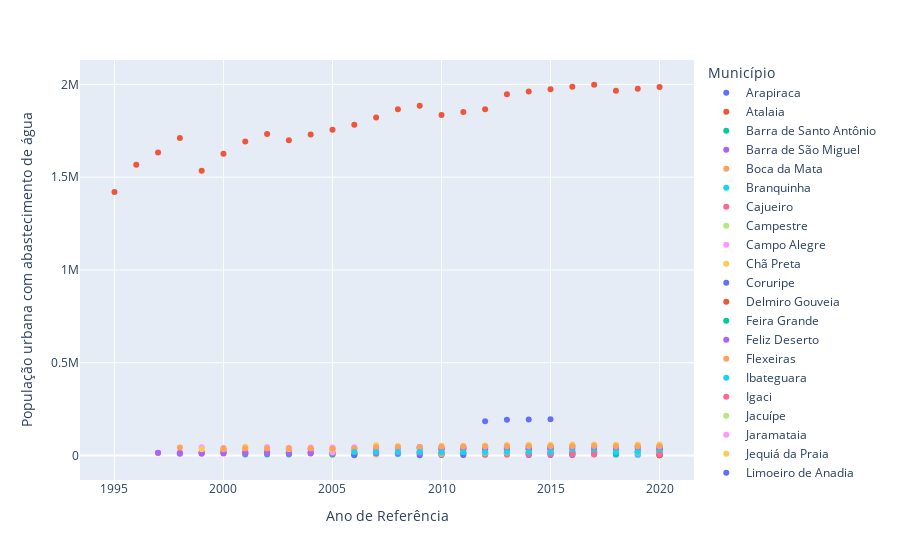

The notebook cell this image was saved under:
### Code cell
px.scatter(data_frame = df_AL, 
           x='Ano de Referência', 
           y='G06A - População urbana residente do(s) município(s) com abastecimento de água', 
           color = 'Município',
           labels = {'G06A - População urbana residente do(s) município(s) com abastecimento de água': 'População urbana com abastecimento de água'})

### Figure 1 — Plotly figure (JSON) as saved in the notebook; plotly's stock layout.template omitted (floating-point values rounded to 4 significant figures)
{"data": [{"hovertemplate": "Município=Arapiraca<br>Ano de Referência=%{x}<br>População urbana com abastecimento de água=%{y}<extra></extra>", "legendgroup": "Arapiraca", "marker": {"color": "#636efa", "symbol": "circle"}, "mode": "markers", "name": "Arapiraca", "orientation": "v", "showlegend": true, "type": "scatter", "x": [2012, 2013, 2014, 2015], "xaxis": "x", "y": [184987, 193043, 194475, 195937], "yaxis": "y"}, {"hovertemplate": "Município=Atalaia<br>Ano de Referência=%{x}<br>População urbana com abastecimento de água=%{y}<extra></extra>", "legendgroup": "Atalaia", "marker": {"color": "#EF553B", "symbol": "circle"}, "mode": "markers", "name": "Atalaia", "orientation": "v", "showlegend": true, "type": "scatter", "x": [1999, 2000, 2001, 2002, 2003, 2004, 2006, 2007, 2020], "xaxis": "x", "y": [16932, 17889, 19839, 21000, 18220, 18400, 18600, 24794, 23999], "yaxis": "y"}, {"hovertemplate": "Município=Barra de Santo Antônio<br>Ano de Referência=%{x}<br>População urbana com abastecimento de água=%{y}<extra></extra>", "legendgroup": "Barra de Santo Antônio", "marker": {"color": "#00cc96", "symbol": "circle"}, "mode": "markers", "name": "Barra de Santo Antônio", "orientation": "v", "showlegend": true, "type": "scatter", "x": [2013], "xaxis": "x", "y": [14309], "yaxis": "y"}, {"hovertemplate": "Município=Barra de São Miguel<br>Ano de Referência=%{x}<br>População urbana com abastecimento de água=%{y}<extra></extra>", "legendgroup": "Barra de São Miguel", "marker": {"color": "#ab63fa", "symbol": "circle"}, "mode": "markers", "name": "Barra de São Miguel", "orientation": "v", "showlegend": true, "type": "scatter", "x": [2012], "xaxis": "x", "y": [6677], "yaxis": "y"}, {"hovertemplate": "Município=Boca da Mata<br>Ano de Referência=%{x}<br>População urbana com abastecimento de água=%{y}<extra></extra>", "legendgroup": "Boca da Mata", "marker": {"color": "#FFA15A", "symbol": "circle"}, "mode": "markers", "name": "Boca da Mata", "orientation": "v", "showlegend": true, "type": "scatter", "x": [1999, 2000, 2001, 2002, 2003, 2004, 2005, 2006, 2007, 2009, 2010, 2012, 2013, 2014, 2015, 2016, 2017, 2018, 2019, 2020], "xaxis": "x", "y": [16385, 15412, 15412, 18000, 15815, 16081, 16228, 16374, 16495, 17076, 17450, 17608, 18329, 18404, 18549, 18616, 18678, 18392, 18469, 18520], "yaxis": "y"}, {"hovertemplate": "Município=Branquinha<br>Ano de Referência=%{x}<br>População urbana com abastecimento de água=%{y}<extra></extra>", "legendgroup": "Branquinha", "marker": {"color": "#19d3f3", "symbol": "circle"}, "mode": "markers", "name": "Branquinha", "orientation": "v", "showlegend": true, "type": "scatter", "x": [2005, 2006, 2007, 2008], "xaxis": "x", "y": [6872, 7048, 6830, 7030], "yaxis": "y"}, {"hovertemplate": "Município=Cajueiro<br>Ano de Referência=%{x}<br>População urbana com abastecimento de água=%{y}<extra></extra>", "legendgroup": "Cajueiro", "marker": {"color": "#FF6692", "symbol": "circle"}, "mode": "markers", "name": "Cajueiro", "orientation": "v", "showlegend": true, "type": "scatter", "x": [1997, 1998, 1999, 2000, 2001, 2002, 2003, 2004, 2005, 2006, 2007, 2008, 2009, 2010, 2011, 2012, 2013, 2014, 2015, 2016, 2017, 2018, 2019, 2020], "xaxis": "x", "y": [14304, 14304, 14304, 14051, 14750, 14750, 14134, 14192, 14223, 14255, 16024, 16498, 16622, 16484, 16574, 16659, 17349, 17172, 17248, 17319, 17386, 17118, 17175, 17229], "yaxis": "y"}, {"hovertemplate": "Município=Campestre<br>Ano de Referência=%{x}<br>População urbana com abastecimento de água=%{y}<extra></extra>", "legendgroup": "Campestre", "marker": {"color": "#B6E880", "symbol": "circle"}, "mode": "markers", "name": "Campestre", "orientation": "v", "showlegend": true, "type": "scatter", "x": [2016, 2017, 2018, 2020], "xaxis": "x", "y": [5879, 5898, 5809, 5839], "yaxis": "y"}, {"hovertemplate": "Município=Campo Alegre<br>Ano de Referência=%{x}<br>População urbana com abastecimento de água=%{y}<extra></extra>", "legendgroup": "Campo Alegre", "marker": {"color": "#FF97FF", "symbol": "circle"}, "mode": "markers", "name": "Campo Alegre", "orientation": "v", "showlegend": true, "type": "scatter", "x": [2009, 2010, 2011, 2012, 2013, 2014, 2016, 2017, 2018, 2019, 2020], "xaxis": "x", "y": [19375, 22161, 22496, 22820, 24056, 24341, 24861, 25097, 24674, 24885, 25092], "yaxis": "y"}, {"hovertemplate": "Município=Chã Preta<br>Ano de Referência=%{x}<br>População urbana com abastecimento de água=%{y}<extra></extra>", "legendgroup": "Chã Preta", "marker": {"color": "#FECB52", "symbol": "circle"}, "mode": "markers", "name": "Chã Preta", "orientation": "v", "showlegend": true, "type": "scatter", "x": [2005, 2006, 2007, 2010, 2011, 2020], "xaxis": "x", "y": [3543, 3520, 3685, 4488, 4488, 4592], "yaxis": "y"}, {"hovertemplate": "Município=Coruripe<br>Ano de Referência=%{x}<br>População urbana com abastecimento de água=%{y}<extra></extra>", "legendgroup": "Coruripe", "marker": {"color": "#636efa", "symbol": "circle"}, "mode": "markers", "name": "Coruripe", "orientation": "v", "showlegend": true, "type": "scatter", "x": [2009, 2011, 2012, 2013, 2014, 2015, 2016, 2017, 2018, 2019, 2020], "xaxis": "x", "y": [44639, 46561, 47009, 49150, 49596, 50018, 50414, 50784, 49957, 50285, 50604], "yaxis": "y"}, {"hovertemplate": "Município=Delmiro Gouveia<br>Ano de Referência=%{x}<br>População urbana com abastecimento de água=%{y}<extra></extra>", "legendgroup": "Delmiro Gouveia", "marker": {"color": "#EF553B", "symbol": "circle"}, "mode": "markers", "name": "Delmiro Gouveia", "orientation": "v", "showlegend": true, "type": "scatter", "x": [2010, 2011, 2012, 2013, 2014, 2015, 2020], "xaxis": "x", "y": [34854, 35142, 35419, 36958, 37211, 37681, 37873], "yaxis": "y"}, {"hovertemplate": "Município=Feira Grande<br>Ano de Referência=%{x}<br>População urbana com abastecimento de água=%{y}<extra></extra>", "legendgroup": "Feira Grande", "marker": {"color": "#00cc96", "symbol": "circle"}, "mode": "markers", "name": "Feira Grande", "orientation": "v", "showlegend": true, "type": "scatter", "x": [2020], "xaxis": "x", "y": [3559], "yaxis": "y"}, {"hovertemplate": "Município=Feliz Deserto<br>Ano de Referência=%{x}<br>População urbana com abastecimento de água=%{y}<extra></extra>", "legendgroup": "Feliz Deserto", "marker": {"color": "#ab63fa", "symbol": "circle"}, "mode": "markers", "name": "Feliz Deserto", "orientation": "v", "showlegend": true, "type": "scatter", "x": [2012, 2019, 2020], "xaxis": "x", "y": [3591, 3809, 3829], "yaxis": "y"}, {"hovertemplate": "Município=Flexeiras<br>Ano de Referência=%{x}<br>População urbana com abastecimento de água=%{y}<extra></extra>", "legendgroup": "Flexeiras", "marker": {"color": "#FFA15A", "symbol": "circle"}, "mode": "markers", "name": "Flexeiras", "orientation": "v", "showlegend": true, "type": "scatter", "x": [2014, 2020], "xaxis": "x", "y": [8385, 8331], "yaxis": "y"}, {"hovertemplate": "Município=Ibateguara<br>Ano de Referência=%{x}<br>População urbana com abastecimento de água=%{y}<extra></extra>", "legendgroup": "Ibateguara", "marker": {"color": "#19d3f3", "symbol": "circle"}, "mode": "markers", "name": "Ibateguara", "orientation": "v", "showlegend": true, "type": "scatter", "x": [2020], "xaxis": "x", "y": [9630], "yaxis": "y"}, {"hovertemplate": "Município=Igaci<br>Ano de Referência=%{x}<br>População urbana com abastecimento de água=%{y}<extra></extra>", "legendgroup": "Igaci", "marker": {"color": "#FF6692", "symbol": "circle"}, "mode": "markers", "name": "Igaci", "orientation": "v", "showlegend": true, "type": "scatter", "x": [2020], "xaxis": "x", "y": [6288], "yaxis": "y"}, {"hovertemplate": "Município=Jacuípe<br>Ano de Referência=%{x}<br>População urbana com abastecimento de água=%{y}<extra></extra>", "legendgroup": "Jacuípe", "marker": {"color": "#B6E880", "symbol": "circle"}, "mode": "markers", "name": "Jacuípe", "orientation": "v", "showlegend": true, "type": "scatter", "x": [2011], "xaxis": "x", "y": [4340], "yaxis": "y"}, {"hovertemplate": "Município=Jaramataia<br>Ano de Referência=%{x}<br>População urbana com abastecimento de água=%{y}<extra></extra>", "legendgroup": "Jaramataia", "marker": {"color": "#FF97FF", "symbol": "circle"}, "mode": "markers", "name": "Jaramataia", "orientation": "v", "showlegend": true, "type": "scatter", "x": [2018, 2019], "xaxis": "x", "y": [2933, 3024], "yaxis": "y"}, {"hovertemplate": "Município=Jequiá da Praia<br>Ano de Referência=%{x}<br>População urbana com abastecimento de água=%{y}<extra></extra>", "legendgroup": "Jequiá da Praia", "marker": {"color": "#FECB52", "symbol": "circle"}, "mode": "markers", "name": "Jequiá da Praia", "orientation": "v", "showlegend": true, "type": "scatter", "x": [2012, 2013, 2014, 2016, 2020], "xaxis": "x", "y": [2845, 2865, 2852, 2830, 2761], "yaxis": "y"}, {"hovertemplate": "Município=Limoeiro de Anadia<br>Ano de Referência=%{x}<br>População urbana com abastecimento de água=%{y}<extra></extra>", "legendgroup": "Limoeiro de Anadia", "marker": {"color": "#636efa", "symbol": "circle"}, "mode": "markers", "name": "Limoeiro de Anadia", "orientation": "v", "showlegend": true, "type": "scatter", "x": [2009, 2010, 2014, 2015, 2016], "xaxis": "x", "y": [2224, 2246, 2366, 2382, 2396], "yaxis": "y"}, {"hovertemplate": "Município=Maceió<br>Ano de Referência=%{x}<br>População urbana com abastecimento de água=%{y}<extra></extra>", "legendgroup": "Maceió", "marker": {"color": "#EF553B", "symbol": "circle"}, "mode": "markers", "name": "Maceió", "orientation": "v", "showlegend": true, "type": "scatter", "x": [1995, 1996, 1997, 1998, 1999, 2000, 2001, 2002, 2003, 2004, 2005, 2006, 2007, 2008, 2009, 2010, 2011, 2012, 2013, 2014, 2015, 2016, 2017, 2018, 2019, 2020], "xaxis": "x", "y": [1420000, 1566950, 1632716, 1710853, 1533897, 1625718, 1691417, 1732443, 1699378, 1729553, 1755779, 1781808, 1821811, 1865589, 1884915, 1834607, 1850329, 1865653, 1947129, 1960988, 1974121, 1986378, 1997823, 1966072, 1976034, 1985774], "yaxis": "y"}, {"hovertemplate": "Município=Mar Vermelho<br>Ano de Referência=%{x}<br>População urbana com abastecimento de água=%{y}<extra></extra>", "legendgroup": "Mar Vermelho", "marker": {"color": "#00cc96", "symbol": "circle"}, "mode": "markers", "name": "Mar Vermelho", "orientation": "v", "showlegend": true, "type": "scatter", "x": [2020], "xaxis": "x", "y": [1567], "yaxis": "y"}, {"hovertemplate": "Município=Marechal Deodoro<br>Ano de Referência=%{x}<br>População urbana com abastecimento de água=%{y}<extra></extra>", "legendgroup": "Marechal Deodoro", "marker": {"color": "#ab63fa", "symbol": "circle"}, "mode": "markers", "name": "Marechal Deodoro", "orientation": "v", "showlegend": true, "type": "scatter", "x": [1997, 1998, 1999, 2000, 2002, 2003, 2004, 2005, 2006, 2007, 2008, 2009, 2010, 2011, 2012, 2013, 2014, 2015, 2017, 2018, 2019, 2020], "xaxis": "x", "y": [15040, 13135, 14740, 29801, 15710, 32670, 34556, 35600, 36635, 37578, 38763, 39644, 43392, 44125, 44833, 47050, 47672, 48257, 49322, 48476, 48983, 49435], "yaxis": "y"}, {"hovertemplate": "Município=Messias<br>Ano de Referência=%{x}<br>População urbana com abastecimento de água=%{y}<extra></extra>", "legendgroup": "Messias", "marker": {"color": "#FFA15A", "symbol": "circle"}, "mode": "markers", "name": "Messias", "orientation": "v", "showlegend": true, "type": "scatter", "x": [2012, 2013, 2014], "xaxis": "x", "y": [14818, 15562, 15780], "yaxis": "y"}, {"hovertemplate": "Município=Murici<br>Ano de Referência=%{x}<br>População urbana com abastecimento de água=%{y}<extra></extra>", "legendgroup": "Murici", "marker": {"color": "#19d3f3", "symbol": "circle"}, "mode": "markers", "name": "Murici", "orientation": "v", "showlegend": true, "type": "scatter", "x": [2009], "xaxis": "x", "y": [21605], "yaxis": "y"}, {"hovertemplate": "Município=Novo Lino<br>Ano de Referência=%{x}<br>População urbana com abastecimento de água=%{y}<extra></extra>", "legendgroup": "Novo Lino", "marker": {"color": "#FF6692", "symbol": "circle"}, "mode": "markers", "name": "Novo Lino", "orientation": "v", "showlegend": true, "type": "scatter", "x": [2018], "xaxis": "x", "y": [7665], "yaxis": "y"}, {"hovertemplate": "Município=Olho d Água do Casado<br>Ano de Referência=%{x}<br>População urbana com abastecimento de água=%{y}<extra></extra>", "legendgroup": "Olho d Água do Casado", "marker": {"color": "#B6E880", "symbol": "circle"}, "mode": "markers", "name": "Olho d Água do Casado", "orientation": "v", "showlegend": true, "type": "scatter", "x": [2020], "xaxis": "x", "y": [4478], "yaxis": "y"}, {"hovertemplate": "Município=Penedo<br>Ano de Referência=%{x}<br>População urbana com abastecimento de água=%{y}<extra></extra>", "legendgroup": "Penedo", "marker": {"color": "#FF97FF", "symbol": "circle"}, "mode": "markers", "name": "Penedo", "orientation": "v", "showlegend": true, "type": "scatter", "x": [1999, 2000, 2001, 2002, 2003, 2004, 2005, 2006, 2007, 2008, 2009, 2010, 2011, 2012, 2013, 2014, 2015, 2016, 2017, 2018, 2019, 2020], "xaxis": "x", "y": [44842, 41293, 41293, 46184, 42611, 43321, 43714, 44103, 43880, 45166, 45413, 45020, 45214, 45402, 47419, 47603, 47776, 47938, 48091, 47360, 47484, 47606], "yaxis": "y"}, {"hovertemplate": "Município=Piaçabuçu<br>Ano de Referência=%{x}<br>População urbana com abastecimento de água=%{y}<extra></extra>", "legendgroup": "Piaçabuçu", "marker": {"color": "#FECB52", "symbol": "circle"}, "mode": "markers", "name": "Piaçabuçu", "orientation": "v", "showlegend": true, "type": "scatter", "x": [2020], "xaxis": "x", "y": [10827], "yaxis": "y"}, {"hovertemplate": "Município=Pilar<br>Ano de Referência=%{x}<br>População urbana com abastecimento de água=%{y}<extra></extra>", "legendgroup": "Pilar", "marker": {"color": "#636efa", "symbol": "circle"}, "mode": "markers", "name": "Pilar", "orientation": "v", "showlegend": true, "type": "scatter", "x": [2012, 2013, 2014, 2015, 2020], "xaxis": "x", "y": [32105, 33422, 33566, 33701, 33622], "yaxis": "y"}, {"hovertemplate": "Município=Porto Calvo<br>Ano de Referência=%{x}<br>População urbana com abastecimento de água=%{y}<extra></extra>", "legendgroup": "Porto Calvo", "marker": {"color": "#EF553B", "symbol": "circle"}, "mode": "markers", "name": "Porto Calvo", "orientation": "v", "showlegend": true, "type": "scatter", "x": [2017, 2018, 2019, 2020], "xaxis": "x", "y": [21606, 21274, 21342, 21408], "yaxis": "y"}, {"hovertemplate": "Município=Porto Real do Colégio<br>Ano de Referência=%{x}<br>População urbana com abastecimento de água=%{y}<extra></extra>", "legendgroup": "Porto Real do Colégio", "marker": {"color": "#00cc96", "symbol": "circle"}, "mode": "markers", "name": "Porto Real do Colégio", "orientation": "v", "showlegend": true, "type": "scatter", "x": [2001, 2002, 2003, 2005, 2006, 2010], "xaxis": "x", "y": [5390, 5960, 6040, 6122, 6152, 6606], "yaxis": "y"}, {"hovertemplate": "Município=Pão de Açúcar<br>Ano de Referência=%{x}<br>População urbana com abastecimento de água=%{y}<extra></extra>", "legendgroup": "Pão de Açúcar", "marker": {"color": "#ab63fa", "symbol": "circle"}, "mode": "markers", "name": "Pão de Açúcar", "orientation": "v", "showlegend": true, "type": "scatter", "x": [1998, 1999, 2000, 2001, 2002, 2003, 2004, 2005, 2006, 2007, 2008, 2009, 2010, 2011, 2012, 2013, 2014, 2015, 2016, 2017, 2018, 2020], "xaxis": "x", "y": [9489, 9849, 10812, 10806, 10806, 11195, 11454, 11597, 11739, 10455, 10754, 10753, 10769, 10732, 10697, 11295, 11272, 11252, 11232, 11213, 11056, 11013], "yaxis": "y"}, {"hovertemplate": "Município=Quebrangulo<br>Ano de Referência=%{x}<br>População urbana com abastecimento de água=%{y}<extra></extra>", "legendgroup": "Quebrangulo", "marker": {"color": "#FFA15A", "symbol": "circle"}, "mode": "markers", "name": "Quebrangulo", "orientation": "v", "showlegend": true, "type": "scatter", "x": [2010], "xaxis": "x", "y": [6474], "yaxis": "y"}, {"hovertemplate": "Município=Roteiro<br>Ano de Referência=%{x}<br>População urbana com abastecimento de água=%{y}<extra></extra>", "legendgroup": "Roteiro", "marker": {"color": "#19d3f3", "symbol": "circle"}, "mode": "markers", "name": "Roteiro", "orientation": "v", "showlegend": true, "type": "scatter", "x": [2012, 2018, 2019, 2020], "xaxis": "x", "y": [5787, 5851, 5837, 5824], "yaxis": "y"}, {"hovertemplate": "Município=Santana do Mundaú<br>Ano de Referência=%{x}<br>População urbana com abastecimento de água=%{y}<extra></extra>", "legendgroup": "Santana do Mundaú", "marker": {"color": "#FF6692", "symbol": "circle"}, "mode": "markers", "name": "Santana do Mundaú", "orientation": "v", "showlegend": true, "type": "scatter", "x": [2012, 2013, 2014, 2015, 2020], "xaxis": "x", "y": [5571, 5747, 5714, 5683, 5517], "yaxis": "y"}, {"hovertemplate": "Município=São José da Laje<br>Ano de Referência=%{x}<br>População urbana com abastecimento de água=%{y}<extra></extra>", "legendgroup": "São José da Laje", "marker": {"color": "#B6E880", "symbol": "circle"}, "mode": "markers", "name": "São José da Laje", "orientation": "v", "showlegend": true, "type": "scatter", "x": [2012, 2013, 2018, 2019, 2020], "xaxis": "x", "y": [15540, 16179, 16184, 16233, 16280], "yaxis": "y"}, {"hovertemplate": "Município=São Luís do Quitunde<br>Ano de Referência=%{x}<br>População urbana com abastecimento de água=%{y}<extra></extra>", "legendgroup": "São Luís do Quitunde", "marker": {"color": "#FF97FF", "symbol": "circle"}, "mode": "markers", "name": "São Luís do Quitunde", "orientation": "v", "showlegend": true, "type": "scatter", "x": [2005, 2006], "xaxis": "x", "y": [16895, 16782], "yaxis": "y"}, {"hovertemplate": "Município=São Miguel dos Campos<br>Ano de Referência=%{x}<br>População urbana com abastecimento de água=%{y}<extra></extra>", "legendgroup": "São Miguel dos Campos", "marker": {"color": "#FECB52", "symbol": "circle"}, "mode": "markers", "name": "São Miguel dos Campos", "orientation": "v", "showlegend": true, "type": "scatter", "x": [1999, 2000, 2001, 2003, 2005, 2006, 2007, 2008, 2010, 2011, 2012, 2013, 2014, 2015, 2016, 2017, 2018, 2019, 2020], "xaxis": "x", "y": [34245, 35801, 47079, 35019, 35045, 35053, 54996, 50765, 52566, 53419, 54244, 56900, 57625, 58308, 58949, 59549, 58536, 58994, 59520], "yaxis": "y"}, {"hovertemplate": "Município=São Miguel dos Milagres<br>Ano de Referência=%{x}<br>População urbana com abastecimento de água=%{y}<extra></extra>", "legendgroup": "São Miguel dos Milagres", "marker": {"color": "#636efa", "symbol": "circle"}, "mode": "markers", "name": "São Miguel dos Milagres", "orientation": "v", "showlegend": true, "type": "scatter", "x": [2006, 2011, 2020], "xaxis": "x", "y": [1956, 2293, 2529], "yaxis": "y"}, {"hovertemplate": "Município=Tanque d Arca<br>Ano de Referência=%{x}<br>População urbana com abastecimento de água=%{y}<extra></extra>", "legendgroup": "Tanque d Arca", "marker": {"color": "#EF553B", "symbol": "circle"}, "mode": "markers", "name": "Tanque d Arca", "orientation": "v", "showlegend": true, "type": "scatter", "x": [2020], "xaxis": "x", "y": [2146], "yaxis": "y"}, {"hovertemplate": "Município=Taquarana<br>Ano de Referência=%{x}<br>População urbana com abastecimento de água=%{y}<extra></extra>", "legendgroup": "Taquarana", "marker": {"color": "#00cc96", "symbol": "circle"}, "mode": "markers", "name": "Taquarana", "orientation": "v", "showlegend": true, "type": "scatter", "x": [2016, 2017, 2018], "xaxis": "x", "y": [7728, 7770, 7647], "yaxis": "y"}, {"hovertemplate": "Município=Teotônio Vilela<br>Ano de Referência=%{x}<br>População urbana com abastecimento de água=%{y}<extra></extra>", "legendgroup": "Teotônio Vilela", "marker": {"color": "#ab63fa", "symbol": "circle"}, "mode": "markers", "name": "Teotônio Vilela", "orientation": "v", "showlegend": true, "type": "scatter", "x": [2010, 2011, 2012, 2013, 2014, 2015, 2016, 2017, 2018, 2019, 2020], "xaxis": "x", "y": [34785, 35062, 35330, 36858, 37104, 37335, 37552, 37755, 37159, 37335, 37507], "yaxis": "y"}, {"hovertemplate": "Município=União dos Palmares<br>Ano de Referência=%{x}<br>População urbana com abastecimento de água=%{y}<extra></extra>", "legendgroup": "União dos Palmares", "marker": {"color": "#FFA15A", "symbol": "circle"}, "mode": "markers", "name": "União dos Palmares", "orientation": "v", "showlegend": true, "type": "scatter", "x": [1998, 2000, 2001, 2002, 2003, 2004, 2005, 2006, 2007, 2008, 2009, 2010, 2011, 2012, 2013, 2014, 2015, 2016, 2017, 2018, 2019, 2020], "xaxis": "x", "y": [43865, 37865, 37865, 37869, 38107, 38265, 38353, 38439, 44513, 45817, 46061, 47651, 47870, 48083, 50048, 50254, 50447, 50629, 50799, 50022, 50137, 50274], "yaxis": "y"}, {"hovertemplate": "Município=Viçosa<br>Ano de Referência=%{x}<br>População urbana com abastecimento de água=%{y}<extra></extra>", "legendgroup": "Viçosa", "marker": {"color": "#19d3f3", "symbol": "circle"}, "mode": "markers", "name": "Viçosa", "orientation": "v", "showlegend": true, "type": "scatter", "x": [2006, 2007, 2008, 2009, 2010, 2011, 2012, 2013, 2014, 2015, 2016, 2017, 2018, 2019, 2020], "xaxis": "x", "y": [18945, 18907, 19451, 19473, 18313, 18266, 18296, 18949, 18920, 18893, 18867, 18843, 18577, 18548, 18519], "yaxis": "y"}, {"hovertemplate": "Município=Água Branca<br>Ano de Referência=%{x}<br>População urbana com abastecimento de água=%{y}<extra></extra>", "legendgroup": "Água Branca", "marker": {"color": "#FF6692", "symbol": "circle"}, "mode": "markers", "name": "Água Branca", "orientation": "v", "showlegend": true, "type": "scatter", "x": [2016, 2017, 2020], "xaxis": "x", "y": [5376, 5388, 5326], "yaxis": "y"}], "layout": {"autosize": true, "legend": {"title": {"text": "Município"}, "tracegroupgap": 0}, "margin": {"t": 60}, "xaxis": {"anchor": "y", "autorange": true, "domain": [0, 1], "range": [1994.0, 2021.0], "title": {"text": "Ano de Referência"}, "type": "linear"}, "yaxis": {"anchor": "x", "autorange": true, "domain": [0, 1], "range": [-153000.0, 2152000.0], "title": {"text": "População urbana com abastecimento de água"}, "type": "linear"}}}
